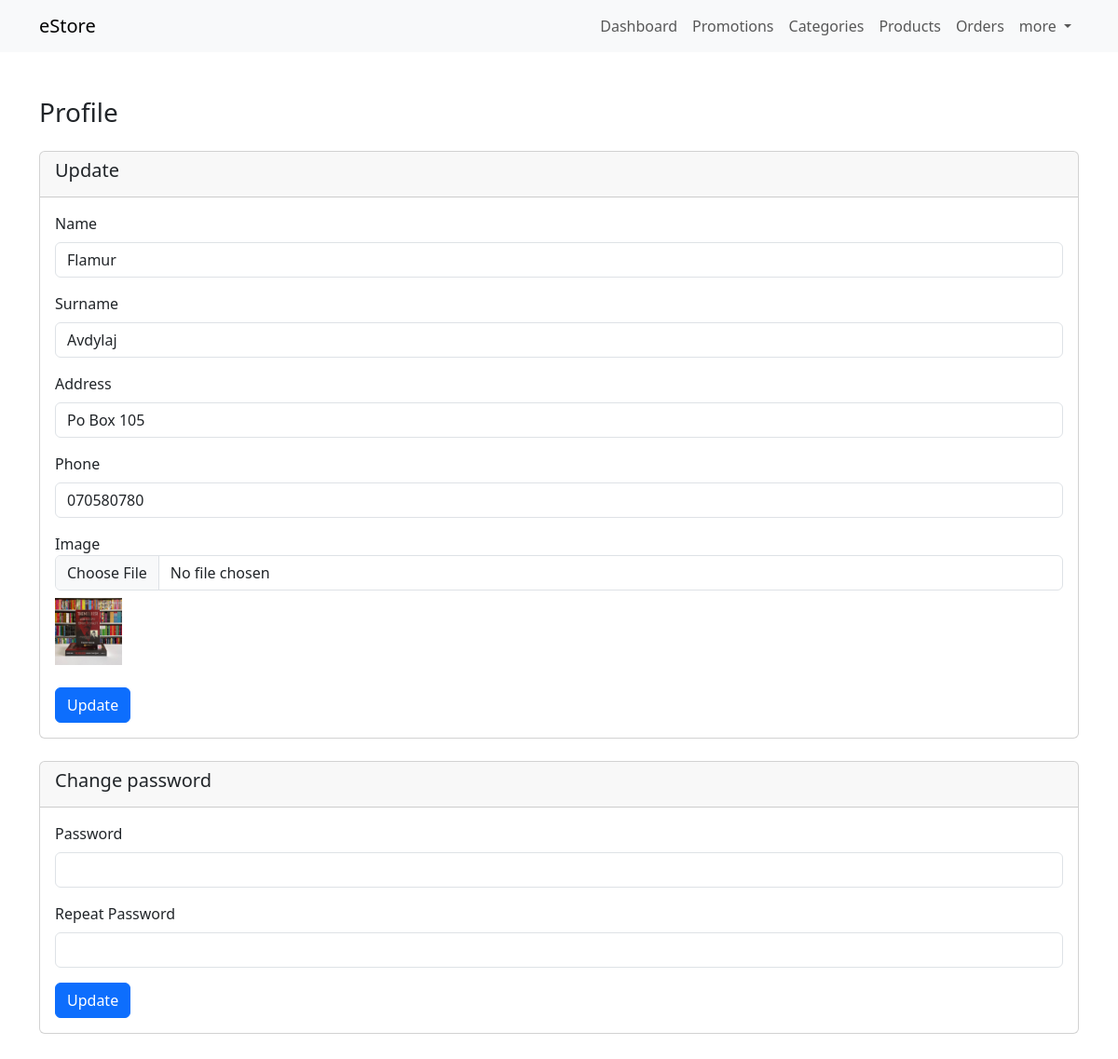
The page /dashboard/profile.php (signed in) on the database its author committed.
### tables this page shows
CREATE TABLE `users` (
  `id` int(11) NOT NULL,
  `name` varchar(45) NOT NULL,
  `surname` varchar(45) NOT NULL,
  `email` varchar(45) NOT NULL,
  `password` varchar(100) NOT NULL,
  `address` varchar(150) DEFAULT NULL,
  `phone` varchar(45) DEFAULT NULL,
  `avatar` varchar(100) DEFAULT 'avatar.png',
  `role` varchar(45) DEFAULT 'customer'
);

### classes/Database.php (called while the page is built)
<?php
class Database {
    private static $instance = null;
    private $connection = null;
    public function __construct() {
        $this->connection = new mysqli('localhost', 'root', '', 'estore');
    }
    public static function getInstance() {
        if(!self::$instance) {
            self::$instance = new self;
        }
        return self::$instance;
    }
    function getConnection() {
        return $this->connection;
    }
}

### classes/CRUD.php (called while the page is built, shortened)
<?php
include 'Database.php';
class CRUD {
    private $mysqli;
    public function __construct() {
        $db = Database::getInstance();
        $this->mysqli = $db->getConnection();
    }
    public function read($table, $condition = [], $limit = null, $order = []) {
        $sql = "SELECT * FROM `".$table."`";
        $items = [];
        if(count($condition)) {
            $sql .= " WHERE `".$condition['column']."`='".$condition['value']."'";
        }
        if(!is_null($limit)) {
            $sql .= " LIMIT " .$limit;
        }
        if($query = $this->mysqli->query($sql)) {
            if($query->num_rows > 0) {
                while($row = $query->fetch_assoc()) {
                    $items[] = $row;
                }
            }
            return $items;
        } else {
            return $this->mysqli->error;
        }
    }
}

### dashboard/profile.php (the view, shortened to what this page needs)
<?php
    include('includes/header.php');
    include('../classes/CRUD.php');
    $crud = new CRUD;
    $user = $crud->read('users', ['column' => 'id', 'value' => $_SESSION['id']], 1);
    if(is_array($user)) { $user = $user[0]; }
?>
<div class="profile my-5">
    <div class="container">
        <h3 class="mb-4">Profile</h3>
        <p></p>                        <div class="card mb-4">
            <div class="card-header">
                <h5>Update</h5>
            </div>
            <div class="card-body">
                <form action="<?= $_SERVER['PHP_SELF'] ?>" method="POST" enctype="multipart/form-data">
                    <div class="mb-3">
                        <label for="name" class="form-label">Name</label>
                        <input type="text" name="name" class="form-control" id="name" required="" value="<?= $user['name'] ?>">
                    </div>
                    <div class="mb-3">
                        <label for="surname" class="form-label">Surname</label>
                        <input type="text" name="surname" class="form-control" id="surname" required="" value="<?= $user['surname'] ?>">
                    </div>
                    <div class="mb-3">
                        <label for="address" class="form-label">Address</label>
                        <input type="text" name="address" class="form-control" id="address" required="" value="<?= $user['address'] ?>">
                    </div>
                    <div class="mb-3">
                        <label for="phone" class="form-label">Phone</label>
                        <input type="tel" name="phone" class="form-control" id="phone" required="" value="<?= $user['phone'] ?>">
                    </div>
                    <div class="form-group mb-4">
                        <label for="image">Image</label>
                        <input type="file" name="image" id="image" class="form-control" accept="image/png, image/jpg, image/jpeg, image/webp">
                        <?php if(!empty($user['avatar']) && ($user['avatar'] !== 'avatar.png')): ?>
                            <img src="assets/avatars/<?= $user['avatar'] ?>" height="80px" class="pt-2" alt="<?= $user['name'] ?>" />
                        <?php endif; ?>
                    </div>
                    <button type="submit" name="update_profile_btn" class="btn btn-primary">Update</button>
                </form>
            </div>
        </div>
        <div class="card mb-4">
            <div class="card-header">
                <h5>Change password</h5>
            </div>
            <div class="card-body">
                <form action="<?= $_SERVER['PHP_SELF'] ?>" method="POST">
                    <div class="mb-3">
                        <label for="password1" class="form-label">Password</label>
                        <input type="password" name="password1" class="form-control" id="password1" required="">
                    </div>
                    <div class="mb-3">
                        <label for="password2" class="form-label">Repeat Password</label>
                        <input type="password" name="password2" class="form-control" id="password2" required="">
                    </div>
                    <button type="submit" name="update_password_btn" class="btn btn-primary">Update</button>
                </form>
            </div>
        </div>
    </div>
</div>
<?php include('includes/footer.php'); ?>

### rows shown on the page
users: name "Flamur", surname "Avdylaj", address "Po Box 105", phone "070580780", avatar (picture)
